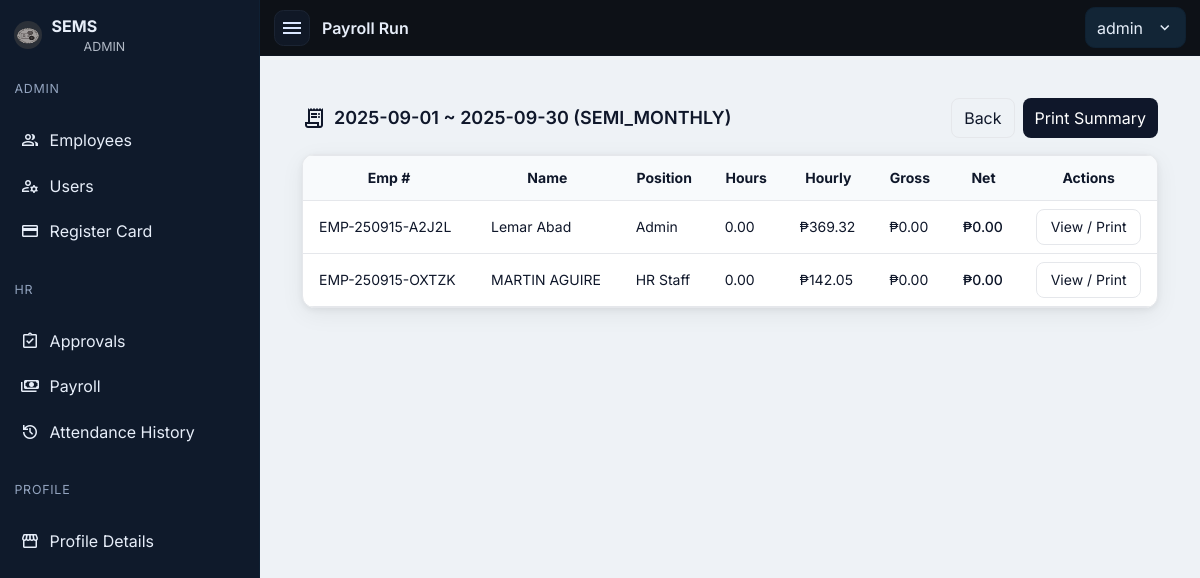
The app's page /public/hr/run_detail.php?run_id=2 (signed in) with its own data.
### tables this page shows
CREATE TABLE `users` (
  `id` int(11) NOT NULL,
  `username` varchar(60) NOT NULL,
  `password_hash` varchar(255) NOT NULL,
  `role` enum('ADMIN','HR','MANAGER','EMPLOYEE') NOT NULL,
  `employee_id` int(11) DEFAULT NULL
);

CREATE TABLE `payroll_runs` (
  `id` bigint(20) NOT NULL,
  `run_label` varchar(80) DEFAULT NULL,
  `pay_group` enum('WEEKLY','SEMI_MONTHLY','MONTHLY') NOT NULL,
  `period_start` date NOT NULL,
  `period_end` date NOT NULL,
  `created_by` int(11) NOT NULL,
  `created_at` datetime NOT NULL DEFAULT current_timestamp()
);

CREATE TABLE `payslips` (
  `id` bigint(20) NOT NULL,
  `run_id` bigint(20) NOT NULL,
  `employee_id` int(11) NOT NULL,
  `total_hours` decimal(10,2) NOT NULL,
  `days_worked` int(11) NOT NULL,
  `hourly_rate` decimal(10,2) NOT NULL,
  `monthly_rate` decimal(10,2) NOT NULL,
  `gross_pay` decimal(10,2) NOT NULL,
  `deductions` decimal(10,2) DEFAULT 0.00,
  `net_pay` decimal(10,2) NOT NULL,
  `generated_at` datetime NOT NULL DEFAULT current_timestamp()
);

CREATE TABLE `employees` (
  `id` int(11) NOT NULL,
  `emp_no` varchar(30) NOT NULL,
  `fname` varchar(60) NOT NULL,
  `lname` varchar(60) NOT NULL,
  `position` varchar(80) DEFAULT NULL,
  `department` varchar(80) DEFAULT NULL,
  `pay_group` enum('WEEKLY','SEMI_MONTHLY','MONTHLY') DEFAULT 'SEMI_MONTHLY',
  `monthly_rate` decimal(10,2) DEFAULT 0.00,
  `hourly_rate` decimal(10,2) DEFAULT 0.00,
  `email` varchar(120) DEFAULT NULL,
  `phone` varchar(40) DEFAULT NULL,
  `address` text DEFAULT NULL,
  `photo_path` varchar(255) DEFAULT NULL,
  `active` tinyint(1) DEFAULT 1,
  `created_at` timestamp NOT NULL DEFAULT current_timestamp()
);

### public/partials/auth.php (called while the page is built, shortened)
<?php
function current_user(PDO $db){
  $sql="SELECT u.id,u.username,u.role,u.employee_id,
               COALESCE(CONCAT(e.fname,' ',e.lname), u.username) AS name,
               e.position
        FROM users u
        LEFT JOIN employees e ON e.id=u.employee_id
        WHERE u.id=?";
  $st=$db->prepare($sql); $st->execute([$_SESSION['uid']]);
  return $st->fetch(PDO::FETCH_ASSOC);
}

### public/hr/run_detail.php (the view, shortened to what this page needs)
<?php
require __DIR__.'/../partials/auth.php';
$run_id = (int)($_GET['run_id'] ?? 0);
$page_title = 'Payroll Run';
require __DIR__.'/../partials/layout_head.php';
require __DIR__.'/../partials/layout_nav.php';
$run = $db->prepare("SELECT id, run_label, pay_group, period_start, period_end FROM payroll_runs WHERE id=?");
$run->execute([$run_id]);
$run = $run->fetch(PDO::FETCH_ASSOC);
$rows = $db->prepare("
  SELECT p.employee_id, p.total_hours, p.days_worked, p.hourly_rate, p.monthly_rate, p.gross_pay, p.deductions, p.net_pay,
         e.emp_no, CONCAT(e.fname,' ',e.lname) AS name, e.position
  FROM payslips p
  JOIN employees e ON e.id=p.employee_id
  WHERE p.run_id=?
  ORDER BY e.lname, e.fname
");
$rows->execute([$run_id]);
$rows = $rows->fetchAll(PDO::FETCH_ASSOC);
?>
<div class="max-w-6xl mx-auto p-4 md:p-6">
  <div class="flex items-center justify-between mb-4">
    <div class="text-lg font-semibold flex items-center gap-2">
      <span class="material-symbols-outlined">receipt_long</span>
      <?= htmlspecialchars($run['period_start'].' ~ '.$run['period_end'].' ('.$run['pay_group'].')'); ?>
    </div>
    <div class="flex gap-2">
      <a href="/sems/public/hr/payroll_run.php" class="px-3 h-10 grid place-items-center rounded-lg border">Back</a>
      <button onclick="window.print()" class="px-3 h-10 rounded-lg bg-charcoal text-white">Print Summary</button>
    </div>
  </div>
  <div class="bg-white rounded-xl shadow-soft border overflow-x-auto">
    <table class="min-w-full text-sm">
      <thead class="bg-slate-50 border-y">
        <tr>
          <th class="px-4 py-3">Emp #</th>
          <th class="px-4 py-3">Name</th>
          <th class="px-4 py-3">Position</th>
          <th class="px-4 py-3">Hours</th>
          <th class="px-4 py-3">Hourly</th>
          <th class="px-4 py-3">Gross</th>
          <th class="px-4 py-3">Net</th>
          <th class="px-4 py-3">Actions</th>
        </tr>
      </thead>
      <tbody>
        <?php foreach($rows as $r): ?>
          <tr class="border-b hover:bg-slate-50">
            <td class="px-4 py-2"><?= htmlspecialchars($r['emp_no']); ?></td>
            <td class="px-4 py-2"><?= htmlspecialchars($r['name']); ?></td>
            <td class="px-4 py-2"><?= htmlspecialchars($r['position']); ?></td>
            <td class="px-4 py-2"><?= number_format($r['total_hours'],2); ?></td>
            <td class="px-4 py-2">₱<?= number_format($r['hourly_rate'],2); ?></td>
            <td class="px-4 py-2">₱<?= number_format($r['gross_pay'],2); ?></td>
            <td class="px-4 py-2 font-medium">₱<?= number_format($r['net_pay'],2); ?></td>
            <td class="px-4 py-2">
              <a class="px-3 h-9 grid place-items-center rounded-lg border"
                 href="/sems/public/hr/payslip_view.php?run_id=<?= $run_id; ?>&emp_id=<?= (int)$r['employee_id']; ?>" target="_blank">
                View / Print
              </a>
            </td>
          </tr>
        <?php endforeach; if(empty($rows)): ?>
          <tr><td colspan="8" class="px-4 py-6 text-slate-500">No payslips found for this run.</td></tr>
        <?php endif; ?>
      </tbody>
    </table>
  </div>
</div>
<?php require __DIR__.'/../partials/layout_foot.php'; ?>

### public/partials/layout_nav.php (shortened to what this page needs)
<?php
require_once __DIR__.'/auth.php';
$u = current_user($db) ?? ['name'=>'User','role'=>'EMPLOYEE','position'=>null];
$page_title = $page_title ?? 'Dashboard';
function sems_nav_sections(string $role): array {
  $sections = [];
  if ($role === 'ADMIN') {
    $sections[] = ['label'=>'Admin','items'=>[
      ['Employees','/sems/public/admin/employees.php','group'],
      ['Users','/sems/public/admin/users.php','manage_accounts'],
      ['Register Card','/sems/public/admin/cards_register.php','credit_card'],
    ]];
  }
  if ($role === 'HR' || $role === 'ADMIN') {
    $sections[] = ['label'=>'HR','items'=>[
      ['Approvals','/sems/public/hr/approvals.php','assignment_turned_in'],
      ['Payroll','/sems/public/hr/payroll_run.php','payments'],
      ['Attendance History','/sems/public/hr/attendance_history.php','history'],
    ]];
  }
  $sections[] = ['label'=>'Profile','items'=>[
    ['Profile Details','/sems/public/employee/profile.php','storefront']
  ]];
  return $sections;
}
$sections = sems_nav_sections($u['role']);
?>
<nav id="sb" class="sb" aria-label="Sidebar">
  <div class="sb-head">
    <img src="/sems/public/assets/logo.png" alt="SEMS">
    <div>
      <div style="font-weight:700">SEMS</div>
      <div class="sb-role"><?= htmlspecialchars($u['role']) ?></div>
    </div>
  </div>
  <?php foreach ($sections as $section): ?>
    <div class="sb-section"><?= htmlspecialchars($section['label']) ?></div>
    <ul>
      <?php foreach ($section['items'] as [$label,$href,$icon]):
        $is = (strpos($_SERVER['REQUEST_URI'],$href)===0) ? 'active' : ''; ?>
        <li><a class="<?= $is ?>" href="<?= $href ?>"><span class="ms"><?= $icon ?></span><span><?= htmlspecialchars($label) ?></span></a></li>
      <?php endforeach; ?>
    </ul>
  <?php endforeach; ?>
</nav>
<header class="topbar" role="banner">
  <button id="toggle" class="hambtn" aria-label="Toggle navigation">
    <span class="material-symbols-outlined">menu</span>
  </button>
  <div style="font-weight:600"><?= htmlspecialchars($page_title) ?></div>
  <div class="menu" id="profileMenu">
    <button class="menu-btn" type="button" title="Account">
      <span><?= htmlspecialchars($u['name'] ?? 'User') ?></span>
      <span class="material-symbols-outlined" style="font-size:18px;margin-left:.25rem">expand_more</span>
    </button>
  </div>
</header>
<div id="main"><div class="container">

### public/partials/layout_head.php (style rules this page uses)
:root { --sb-w:260px; --brand:#0d1117; --sidebar:#0f1a2b; --sidebar-hover:#14233c; --active:#134e4a; --surface:#eef2f6; --card:#ffffff; --ink:#0f172a; --muted:#64748b; --accent:#10b981; }
* { box-sizing:border-box }
html,body { margin:0 }
body { font-family:Inter,system-ui,Segoe UI,Roboto,Arial,sans-serif; background:var(--surface); color:var(--ink); }
.topbar { position:sticky; top:0; z-index:50; height:56px; display:flex; align-items:center; gap:.75rem; background:var(--brand); color:#e7eef9; border-bottom:1px solid #0e1520; padding-inline:14px; transition: padding-left .2s ease; }
.hambtn { width:36px;height:36px;display:inline-grid;place-items:center;border-radius:.6rem;border:1px solid #1b2433;background:#101826;color:#dbe7ff;cursor:pointer }
.material-symbols-outlined { font-variation-settings:'FILL' 0,'wght' 400,'GRAD' 0,'opsz' 24 }
.menu { position:relative;margin-left:auto }
.menu-btn { display:flex;align-items:center;gap:.55rem;cursor:pointer;background:#122536;color:#e5eef9;border:1px solid #0f2132;border-radius:.6rem;padding:.45rem .7rem }
.sb { position:fixed;inset:0 auto 0 0;z-index:60;width:var(--sb-w);background:var(--sidebar);color:#e7eef9;border-right:1px solid #0f2033;transform:translateX(-100%);transition:transform .2s ease;display:flex;flex-direction:column }
.sb.open { transform:translateX(0) }
.sb-head { display:flex;gap:.6rem;align-items:center;padding:14px }
.sb-head img { width:28px;height:28px;border-radius:50%;background:#2b3038 }
.sb-role { font-size:.78rem;opacity:.75;margin-left:2rem }
.sb ul { list-style:none;margin:8px 8px 16px;padding:0 }
.sb li { margin:.1rem 0 }
.sb a { display:flex;align-items:center;gap:.6rem;color:#e7eef9;padding:10px 12px;border-radius:10px }
.sb-section { padding:.6rem .9rem;color:#93a4bf;font-size:.78rem;text-transform:uppercase;letter-spacing:.06em }
.ms { font-family:'Material Symbols Outlined';font-weight:400;font-style:normal;font-size:20px;line-height:1 }
#main { min-height:calc(100vh - 56px);transition:padding-left .2s ease; }
.container { max-width:1100px;margin:0 auto;padding:18px }
@media (min-width: 992px) { body.with-sb .topbar { padding-left:calc(14px + var(--sb-w)); } }
@media (min-width: 992px) { body.with-sb #main { padding-left:var(--sb-w); } }

### records on screen
users: role "ADMIN"
payroll_runs: period_start+period_end+pay_group "2025-09-01 ~ 2025-09-30 (SEMI_MONTHLY)"
payslips: employee.emp_no "EMP-250915-A2J2L", name "Lemar Abad", employee.position "Admin", total_hours "0.00", hourly_rate "369.32", gross_pay "0.00", net_pay "0.00"
payslips: employee.emp_no "EMP-250915-OXTZK", name "MARTIN AGUIRE", employee.position "HR Staff", total_hours "0.00", hourly_rate "142.05", gross_pay "0.00", net_pay "0.00"

### other values on screen
$section['label'] "ADMIN"
$label "Employees"
$label "Users"
$label "Register Card"
$section['label'] "HR"
$label "Approvals"
$label "Payroll"
$label "Attendance History"
$section['label'] "PROFILE"
$label "Profile Details"
$page_title "Payroll Run"
$u['name'] "admin"
